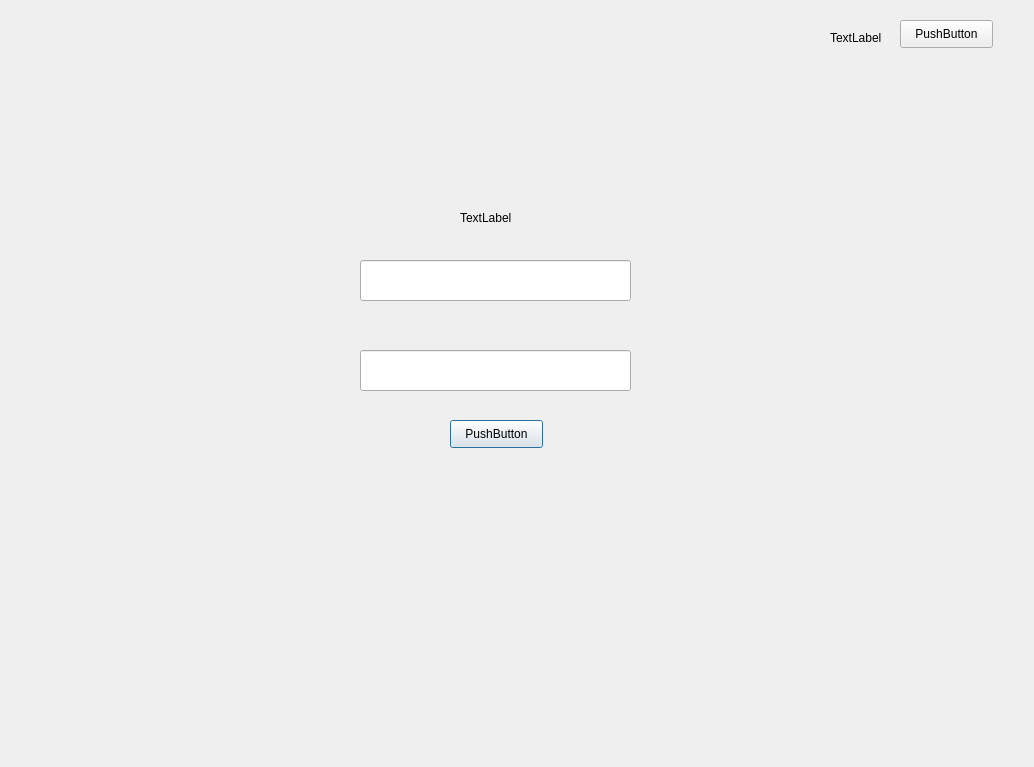
<?xml version="1.0" encoding="UTF-8"?>
<ui version="4.0">
 <class>Dialog</class>
 <widget class="QDialog" name="Dialog">
  <property name="geometry">
   <rect>
    <x>0</x>
    <y>0</y>
    <width>1034</width>
    <height>767</height>
   </rect>
  </property>
  <property name="windowTitle">
   <string>Dialog</string>
  </property>
  <widget class="QLineEdit" name="usernameLineEdit">
   <property name="geometry">
    <rect>
     <x>360</x>
     <y>260</y>
     <width>271</width>
     <height>41</height>
    </rect>
   </property>
   <property name="text">
    <string/>
   </property>
  </widget>
  <widget class="QLineEdit" name="passwordLineEdit">
   <property name="geometry">
    <rect>
     <x>360</x>
     <y>350</y>
     <width>271</width>
     <height>41</height>
    </rect>
   </property>
  </widget>
  <widget class="QPushButton" name="loginButton">
   <property name="geometry">
    <rect>
     <x>450</x>
     <y>420</y>
     <width>93</width>
     <height>28</height>
    </rect>
   </property>
   <property name="text">
    <string>PushButton</string>
   </property>
  </widget>
  <widget class="QLabel" name="vhod">
   <property name="geometry">
    <rect>
     <x>460</x>
     <y>210</y>
     <width>55</width>
     <height>16</height>
    </rect>
   </property>
   <property name="text">
    <string>TextLabel</string>
   </property>
  </widget>
  <widget class="QPushButton" name="registerButton">
   <property name="geometry">
    <rect>
     <x>900</x>
     <y>20</y>
     <width>93</width>
     <height>28</height>
    </rect>
   </property>
   <property name="text">
    <string>PushButton</string>
   </property>
  </widget>
  <widget class="QLabel" name="reg">
   <property name="geometry">
    <rect>
     <x>830</x>
     <y>30</y>
     <width>55</width>
     <height>16</height>
    </rect>
   </property>
   <property name="text">
    <string>TextLabel</string>
   </property>
  </widget>
 </widget>
 <resources/>
 <connections/>
</ui>
